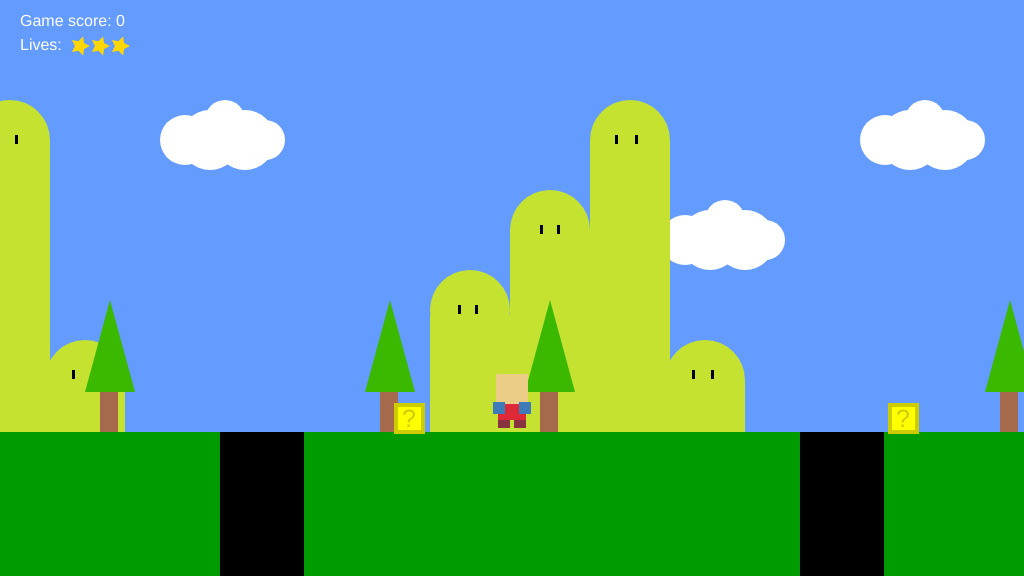
Frame 1 (no input)
Frame 60 (no input): identical to frame 1, image omitted
Frame 120 (the mouse pressed at the canvas centre since frame 60): identical to frame 1, image omitted

The p5.js sketch that drew this single still picture (run headless with seeded random() and noise() and a simulated clock; from frame 60 on, the mouse is pressed at the canvas centre):

// p5.js sketch
// ── sketch.js
/*

The Game Project 6 - adding game mechanics

*/

var gameChar_x;
var gameChar_y;
var floorPos_y;
var scrollPos;
var gameChar_world_x;

var trees_x;
var clouds;
var mountains;
var canyons;
var collectable;

var isLeft;
var isRight;
var isFalling;
var isPlummeting;

var game_score;
var flagpole;
var lives;

function setup() {
  createCanvas(1024, 576);
  lives = 3;
  startGame();
}

function draw() {
  background(100, 155, 255); // fill the sky blue

  noStroke();
  fill(0, 155, 0);
  rect(0, floorPos_y, width, height / 4); // draw some green ground

  push();
  translate(scrollPos, 0);

  // Draw clouds.
  drawClouds();
  // Draw mountains.
  drawMountains();
  // Draw trees.
  drawTrees();
  // Draw canyons.
  for (var i = 0; i < canyons.length; i++) {
    drawCanyon(canyons[i]);
    checkCanyon(canyons[i]);
  }
  // Draw collectable items.
  for (var i = 0; i < collectable.length; i++) {
    if (collectable[i].isFound == false) {
      drawCollectable(collectable[i]);
      checkCollectable(collectable[i]);
    }
  }
  //Draw flagpole
  renderFlagpole();
  if (!flagpole.isReached) {
    checkFlagpole();
  }

  pop();

  // Draw game character.
  drawGameChar();

  // Draw game score and lives on the left top of screen
  fill(255);
  textSize(16);
  text("Game score: " + game_score, 20, 26);
  text("Lives: ", 20, 50);
  for (var i = 0; i < lives; i++) {
    noStroke();
    fill(255, 215, 0);
    star(80 + i * 20, 46, 5, 10, 5);
  }

  // Show Fame over and Level complete and return
  if (lives < 1) {
    fill(245, 215, 194, 180);
    rect(width / 2 - 250, 120, 500, 180);
    textSize(60);
    fill(215, 86, 23);
    text("Game Over", 345, 210);
    textSize(22);
    text("Press space to continue", 390, 260);
    return;
  }
  if (flagpole.isReached) {
    fill(247, 240, 232, 180);
    rect(width / 2 - 280, 120, 560, 180);
    textSize(60);
    fill(255, 140, 0);
    text("Level complete", 315, 210);
    textSize(22);
    text("Press space to continue", 390, 260);
    return;
  }

  // Logic to make the game character move or the background scroll.
  if (isLeft) {
    if (gameChar_x > width * 0.2) {
      gameChar_x -= 5;
    } else {
      scrollPos += 5;
    }
  }

  if (isRight) {
    if (gameChar_x < width * 0.8) {
      gameChar_x += 5;
    } else {
      scrollPos -= 5; // negative for moving against the background
    }
  }

  // Logic to make the game character rise and fall.
  if (isFalling) {
    gameChar_y += 3;
    if (gameChar_y >= floorPos_y) {
      isFalling = false;
    }
  }

  if (isPlummeting) {
    if (gameChar_y - 12 <= 576 - 8) {
      gameChar_y += 7;
    }
    isLeft = false;
    isRight = false;
  }

  //Logic to check the lives
  checkPlayerDie();

  // Update real position of gameChar for collision detection.
  gameChar_world_x = gameChar_x - scrollPos;
}

// ---------------------
// Key control functions
// ---------------------

function keyPressed() {
  if (isPlummeting == false) {
    if (keyCode == 37) {
      isLeft = true;
    } else if (keyCode == 39) {
      isRight = true;
    } else if (keyCode == 32 && gameChar_y >= floorPos_y) {
      gameChar_y -= 100;
      isFalling = true;
    }
  }
}

function keyReleased() {
  if (keyCode == 37) {
    isLeft = false;
  } else if (keyCode == 39) {
    isRight = false;
  }
}

// ------------------------------
// Game character render function
// ------------------------------

// Function to draw the game character.

function drawGameChar() {
  // draw game character
  if (isLeft && isFalling) {
    // add your jumping-left code
    fill(color("#3E7CB9"));
    rect(gameChar_x - 6 - 18, gameChar_y - 36 - 8, 12, 12); //left arm
    fill(color("#893240"));
    rect(gameChar_x - 6 - 8 - 8, gameChar_y - 16 - 10, 12, 8); //left leg
    fill(color("#EACC86"));
    rect(gameChar_x - 16, gameChar_y - 58 - 6, 32, 30); //head
    fill(color("#DE2A38"));
    rect(gameChar_x - 14, gameChar_y - 28 - 6, 28, 16); //body
    fill(color("#AA336B"));
    rect(gameChar_x - 6 + 18, gameChar_y - 18 - 6, 2, 6); //arm shadow
    fill(color("#3E7CB9"));
    rect(gameChar_x - 6 + 18, gameChar_y - 36, 12, 12); //right arm
    fill(color("#893240"));
    rect(gameChar_x - 6 + 17, gameChar_y - 20, 12, 8); //right leg
  } else if (isRight && isFalling) {
    // add your jumping-right code
    fill(color("#3E7CB9"));
    rect(gameChar_x - 6 + 18, gameChar_y - 36 - 8, 12, 12); //right arm
    fill(color("#893240"));
    rect(gameChar_x - 6 + 17, gameChar_y - 16 - 10, 12, 8); //right leg
    fill(color("#EACC86"));
    rect(gameChar_x - 16, gameChar_y - 58 - 6, 32, 30); //head
    fill(color("#DE2A38"));
    rect(gameChar_x - 14, gameChar_y - 28 - 6, 28, 16); //body
    fill(color("#AA336B"));
    rect(gameChar_x - 6 - 8, gameChar_y - 18 - 6, 2, 6); //arm shadow
    fill(color("#3E7CB9"));
    rect(gameChar_x - 6 - 18, gameChar_y - 36, 12, 12); //left arm
    fill(color("#893240"));
    rect(gameChar_x - 6 - 17, gameChar_y - 20, 12, 8); //left leg
  } else if (isLeft) {
    // add your walking left code
    fill(color("#3E7CB9"));
    rect(gameChar_x - 6 - 13, gameChar_y - 30, 12, 12); //left arm
    fill(color("#EACC86"));
    rect(gameChar_x - 16, gameChar_y - 58, 32, 30); //head
    fill(color("#DE2A38"));
    rect(gameChar_x - 14, gameChar_y - 28, 28, 16); //body
    fill(color("#3E7CB9"));
    rect(gameChar_x - 6 + 13, gameChar_y - 30, 12, 12); //right arm
    fill(color("#AA336B"));
    rect(gameChar_x - 6 + 14, gameChar_y - 18, 6, 6); //arm shadow
    fill(color("#893240"));
    rect(gameChar_x - 6 - 8, gameChar_y - 12, 12, 8); //left leg
    rect(gameChar_x - 6 + 8, gameChar_y - 12, 12, 8); //right leg
  } else if (isRight) {
    // add your walking right code
    fill(color("#3E7CB9"));
    rect(gameChar_x - 6 + 13, gameChar_y - 30, 12, 12); //right arm
    fill(color("#EACC86"));
    rect(gameChar_x - 16, gameChar_y - 58, 32, 30); //head
    fill(color("#DE2A38"));
    rect(gameChar_x - 14, gameChar_y - 28, 28, 16); //body
    fill(color("#3E7CB9"));
    rect(gameChar_x - 6 - 13, gameChar_y - 30, 12, 12); //left arm
    fill(color("#AA336B"));
    rect(gameChar_x - 6 - 8, gameChar_y - 18, 6, 6); //arm shadow
    fill(color("#893240"));
    rect(gameChar_x - 6 - 8, gameChar_y - 12, 12, 8); //left leg
    rect(gameChar_x - 6 + 8, gameChar_y - 12, 12, 8); //right leg
  } else if (isFalling || isPlummeting) {
    // add your jumping facing forwards code
    fill(color("#EACC86"));
    rect(gameChar_x - 16, gameChar_y - 58 - 6, 32, 30); //head
    fill(color("#DE2A38"));
    rect(gameChar_x - 14, gameChar_y - 28 - 6, 28, 16); //body
    fill(color("#3E7CB9"));
    rect(gameChar_x - 6 - 18, gameChar_y - 36 - 8, 12, 12); //left arm
    rect(gameChar_x - 6 + 18, gameChar_y - 36 - 8, 12, 12); //right arm
    fill(color("#893240"));
    rect(gameChar_x - 6 - 8, gameChar_y - 16, 12, 8); //left leg
    rect(gameChar_x - 6 + 8, gameChar_y - 16, 12, 8); //right leg
  } else {
    // add your standing front facing code
    fill(color("#EACC86"));
    rect(gameChar_x - 16, gameChar_y - 58, 32, 30); //head
    fill(color("#DE2A38"));
    rect(gameChar_x - 14, gameChar_y - 28, 28, 16); //body
    fill(color("#3E7CB9"));
    rect(gameChar_x - 6 - 13, gameChar_y - 30, 12, 12); //left arm
    rect(gameChar_x - 6 + 13, gameChar_y - 30, 12, 12); //right arm
    fill(color("#893240"));
    rect(gameChar_x - 6 - 8, gameChar_y - 12, 12, 8); //left leg
    rect(gameChar_x - 6 + 8, gameChar_y - 12, 12, 8); //right leg
  }
}

// ---------------------------
// Background render functions
// ---------------------------

// Function to draw cloud objects.
function drawClouds() {
  for (var i = 0; i < clouds.length; i++) {
    fill(255);
    ellipse(clouds[i].x_pos + 110, clouds[i].y_pos + 40, 60, 60);
    ellipse(clouds[i].x_pos + 85, clouds[i].y_pos + 40, 50, 50);
    ellipse(clouds[i].x_pos + 125, clouds[i].y_pos + 20, 40, 40);
    ellipse(clouds[i].x_pos + 145, clouds[i].y_pos + 40, 60, 60);
    ellipse(clouds[i].x_pos + 165, clouds[i].y_pos + 40, 40, 40);
  }
}

// Function to draw mountains objects.
function drawMountains() {
  for (var i = 0; i < mountains.length; i++) {
    fill(color("#C5E230"));
    ellipse(mountains[i].x_pos + 420 - 250, mountains[i].y_pos + 210, 80, 80);
    rect(
      mountains[i].x_pos + 380 - 250,
      mountains[i].y_pos + 215,
      80,
      144 - 27
    );
    ellipse(mountains[i].x_pos + 500 - 250, mountains[i].y_pos + 130, 80, 80);
    rect(
      mountains[i].x_pos + 460 - 250,
      mountains[i].y_pos + 130,
      80,
      240 - 38
    );
    ellipse(mountains[i].x_pos + 580 - 250, mountains[i].y_pos + 40, 80, 80);
    rect(mountains[i].x_pos + 540 - 250, mountains[i].y_pos + 40, 80, 300 - 8);
    ellipse(
      mountains[i].x_pos + 655 - 250,
      mountains[i].y_pos + 330 - 50,
      80,
      80
    );
    rect(
      mountains[i].x_pos + 540 - 250 + 75,
      mountains[i].y_pos + 40 + 240,
      80,
      52
    );

    fill(0);
    rect(mountains[i].x_pos + 408 - 250, mountains[i].y_pos + 205, 3, 9);
    rect(mountains[i].x_pos + 425 - 250, mountains[i].y_pos + 205, 3, 9);
    rect(mountains[i].x_pos + 490 - 250, mountains[i].y_pos + 125, 3, 9);
    rect(mountains[i].x_pos + 507 - 250, mountains[i].y_pos + 125, 3, 9);
    rect(mountains[i].x_pos + 565 - 250, mountains[i].y_pos + 35, 3, 9);
    rect(mountains[i].x_pos + 585 - 250, mountains[i].y_pos + 35, 3, 9);
    rect(mountains[i].x_pos + 642 - 250, mountains[i].y_pos + 320 - 50, 3, 9);
    rect(mountains[i].x_pos + 661 - 250, mountains[i].y_pos + 320 - 50, 3, 9);
  }
}

// Function to draw trees objects.
function drawTrees() {
  for (var i = 0; i < trees_x.length; i++) {
    fill(color("#A5694B"));
    rect(trees_x[i], floorPos_y - 40, 18, 40);

    fill(color("#3BB900"));
    triangle(
      trees_x[i] + 10,
      floorPos_y - 40 - 92,
      trees_x[i] - 15,
      floorPos_y - 40,
      trees_x[i] + 35,
      floorPos_y - 40
    );
  }
}

// ---------------------------------
// Canyon render and check functions
// ---------------------------------

// Function to draw canyon objects.

function drawCanyon(t_canyon) {
  fill(0);
  rect(
    t_canyon.x_pos + 40,
    floorPos_y,
    t_canyon.width - 16,
    height - floorPos_y
  );
}

// Function to check character is over a canyon.

function checkCanyon(t_canyon) {
  if (
    t_canyon.x_pos + 40 + t_canyon.width - 16 >=
      gameChar_world_x - 6 + 13 + 12 &&
    gameChar_world_x - 6 - 13 >= t_canyon.x_pos + 40 &&
    gameChar_y >= floorPos_y
  ) {
    isPlummeting = true;
  }
}

// ----------------------------------
// Collectable items render and check functions
// ----------------------------------

// Function to draw collectable objects.

function drawCollectable(t_collectable) {
  stroke(204, 204, 0);
  strokeWeight(4);
  fill(255, 255, 0);
  rect(
    t_collectable.x_pos + 320,
    t_collectable.y_pos + 305,
    t_collectable.size - 23,
    t_collectable.size - 23
  );
  noStroke();
  fill(204, 204, 0);
  textSize(25);
  text("?", t_collectable.x_pos + 326, 427);
  textSize(12);
  noStroke();
  fill(255);
}

// Function to check character has collected an item.

function checkCollectable(t_collectable) {
  if (
    dist(
      gameChar_world_x - 14,
      gameChar_y - 28,
      t_collectable.x_pos + 320,
      t_collectable.y_pos + 305
    ) < 25
  ) {
    t_collectable.isFound = true;
    game_score += 1;
  }
}

// ----------------------------------
// Flagpole render and check functions
// ----------------------------------

// Function to draw flagpole.
function renderFlagpole() {
  push();
  stroke(179, 174, 168);
  strokeWeight(5);
  line(flagpole.x_pos, floorPos_y - 4, flagpole.x_pos, floorPos_y - 180);
  pop();
  fill(247, 62, 92);
  if (flagpole.isReached) {
    triangle(
      flagpole.x_pos - 1,
      floorPos_y - 180 - 10,
      flagpole.x_pos - 52,
      floorPos_y - 180 - 10 + 30,
      flagpole.x_pos - 1,
      floorPos_y - 180 - 10 + 40
    );
  } else {
    triangle(
      flagpole.x_pos - 1,
      floorPos_y - 180 - 10 + 139,
      flagpole.x_pos - 52,
      floorPos_y - 180 - 10 + 30 + 139,
      flagpole.x_pos - 1,
      floorPos_y - 180 - 10 + 40 + 139
    );
  }
  fill(217, 54, 81);
  ellipse(flagpole.x_pos, floorPos_y - 180 - 7, 14);
  fill(33, 35, 28);
  rect(flagpole.x_pos - 20, floorPos_y - 10, 40, 10);
}

// Function to to check character is in range of the flagpole.
function checkFlagpole() {
  if (abs(gameChar_world_x - flagpole.x_pos) < 15) {
    return (flagpole.isReached = true);
  }
}

// Function to check player die.
function checkPlayerDie() {
  if (lives > 0) {
    if (gameChar_y - 12 >= 576 - 8) {
      lives -= 1;
      startGame();
    }
  }
}

// Function to start game
function startGame() {
  floorPos_y = (height * 3) / 4;
  gameChar_x = width / 2;
  gameChar_y = floorPos_y;

  // Variable to control the background scrolling.
  scrollPos = 0;

  // Variable to store the real position of the gameChar in the game
  // world. Needed for collision detection.
  gameChar_world_x = gameChar_x - scrollPos;

  // Boolean variables to control the movement of the game character.
  isLeft = false;
  isRight = false;
  isFalling = false;
  isPlummeting = false;

  // Initialise arrays of scenery objects.
  trees_x = [-300, 100, 380, 540, 1000, 1500, 1600, 2000, 2900, 3000];
  clouds = [
    {x_pos: -300, y_pos: 100},
    {x_pos: 100, y_pos: 100},
    {x_pos: 600, y_pos: 200},
    {x_pos: 800, y_pos: 100},
    {x_pos: 1200, y_pos: 230},
    {x_pos: 1700, y_pos: 160},
    {x_pos: 1900, y_pos: 100},
    {x_pos: 2500, y_pos: 100},
    {x_pos: 2700, y_pos: 200},
    {x_pos: 3100, y_pos: 80},
    {x_pos: 3300, y_pos: 150},
  ];
  mountains = [
    {x_pos: -320, y_pos: 100},
    {x_pos: 300, y_pos: 100},
    {x_pos: 1050, y_pos: 100},
    {x_pos: 2000, y_pos: 100},
    {x_pos: 3000, y_pos: 100},
  ];
  canyons = [
    {x_pos: 180, width: 100},
    {x_pos: 760, width: 100},
    {x_pos: 1080, width: 100},
    {x_pos: 1700, width: 100},
    {x_pos: 2700, width: 100},
  ];
  collectable = [
    {x_pos: 76, y_pos: 100, size: 50, isFound: false},
    {x_pos: 570, y_pos: 100, size: 50, isFound: false},
    {x_pos: 1500, y_pos: 100, size: 50, isFound: false},
    {x_pos: 2600, y_pos: 100, size: 50, isFound: false},
    {x_pos: 3200, y_pos: 100, size: 50, isFound: false},
  ];

  game_score = 0;
  flagpole = {isReached: false, x_pos: 3700};
}

// Function to draw star
function star(x, y, radius1, radius2, npoints) {
  let angle = TWO_PI / npoints;
  let halfAngle = angle / 2.0;
  beginShape();
  for (let a = 0; a < TWO_PI; a += angle) {
    let sx = x + cos(a) * radius2;
    let sy = y + sin(a) * radius2;
    vertex(sx, sy);
    sx = x + cos(a + halfAngle) * radius1;
    sy = y + sin(a + halfAngle) * radius1;
    vertex(sx, sy);
  }
  endShape(CLOSE);
}
